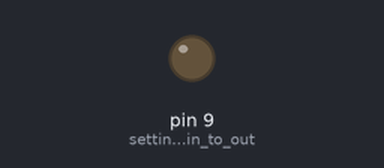
The sketch below on a simulated Arduino Uno, built with avr-gcc and run on an emulated ATmega328P. Shown: output pins drawn as LEDs (lit = HIGH).

Above: at 0.05 s.
At 1.2 s:
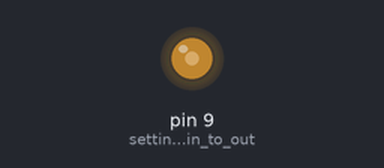
At 2.35 s:
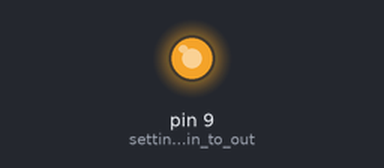
At 4.7 s:
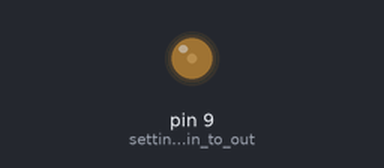
Timing chart, 0 to 6.8 s (numbered marks = the images above):
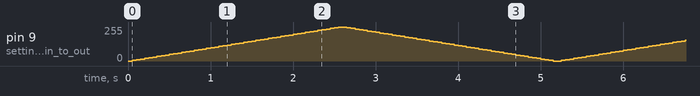

The sketch:

Task3.ino
```cpp
// (Original) BlinkLed.ino


void setup() {
    pinMode(9, OUTPUT); // setting up the pin to output the information
}

void loop() {
    analOn(9);
}

void analOn(int pin){
    // Gradually turns on the LED (uses more than 4 different brightness levels)
    for(int i = 0; i <= 255; i+=5){
      analogWrite(pin, i); // Changes the pin brightness
      delay(50);
    }
    // Gradually turns off the LED (uses more than 4 different brightness levels)
    for(int i = 255; i >= 0; i-=5){
      analogWrite(pin, i); // Changes the pin brightness
      delay(50);
    }
}
```
